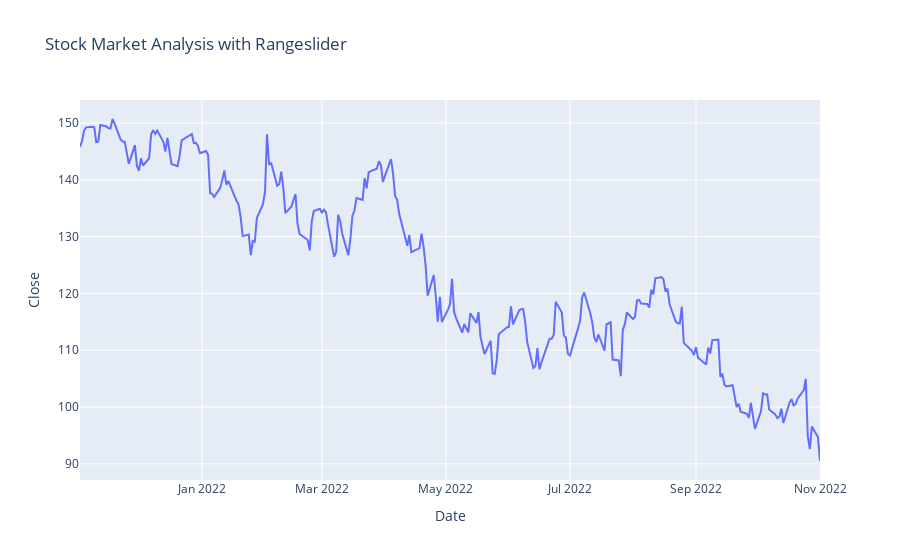

Notebook source saved alongside this figure:
### Code cell
px.line(data, x='Date', y='Close', 
                 title='Stock Market Analysis with Rangeslider')

### Figure 1 — Plotly figure (JSON) as saved in the notebook; plotly's stock layout.template omitted (floating-point values rounded to 4 significant figures; data arrays with more than 128 entries replaced by an {"elided": "..."} marker saying what was removed)
{"data": [{"hovertemplate": "Date=%{x}<br>Close=%{y}<extra></extra>", "legendgroup": "", "line": {"color": "#636efa", "dash": "solid"}, "marker": {"symbol": "circle"}, "mode": "lines", "name": "", "orientation": "v", "showlegend": false, "type": "scatter", "x": {"elided": "252 str values"}, "xaxis": "x", "y": {"elided": "252 float values"}, "yaxis": "y"}], "layout": {"legend": {"tracegroupgap": 0}, "title": {"text": "Stock Market Analysis with Rangeslider"}, "xaxis": {"anchor": "y", "domain": [0, 1], "title": {"text": "Date"}}, "yaxis": {"anchor": "x", "domain": [0, 1], "title": {"text": "Close"}}}}
